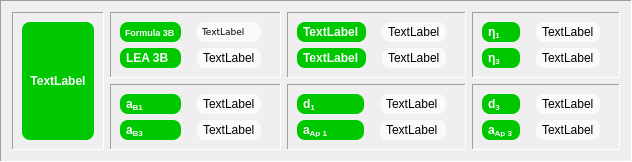
             <widget class="QFrame" name="frame_base">
              <property name="autoFillBackground">
               <bool>true</bool>
              </property>
              <property name="frameShape">
               <enum>QFrame::Panel</enum>
              </property>
              <property name="frameShadow">
               <enum>QFrame::Sunken</enum>
              </property>
              <layout class="QGridLayout" name="gridLayout_3">
               <item row="0" column="2">
                <widget class="QFrame" name="frame_2M_Output">
                 <property name="frameShape">
                  <enum>QFrame::Panel</enum>
                 </property>
                 <property name="frameShadow">
                  <enum>QFrame::Sunken</enum>
                 </property>
                 <layout class="QGridLayout" name="gridLayout_15">
                  <item row="2" column="0">
                   <widget class="QLabel" name="tCond3LEA_Label">
                    <property name="font">
                     <font>
                      <weight>75</weight>
                      <bold>true</bold>
                     </font>
                    </property>
                    <property name="styleSheet">
                     <string notr="true">QLabel {background-color: #00c800;
color: #fafafa;
border: 0px solid grey;
border-radius: 8px;
padding: 3px;
margin-right: 10px}</string>
                    </property>
                    <property name="text">
                     <string>TextLabel</string>
                    </property>
                   </widget>
                  </item>
                  <item row="2" column="1">
                   <widget class="QLabel" name="cond3LEA_Label">
                    <property name="styleSheet">
                     <string notr="true">QLabel {background-color: #fafafa}
QLabel {color: #000000}
QLabel {border: 0px solid grey}
QLabel {border-radius: 8px}
QLabel {padding: 3px}
QLabel {margin-right: 10px}</string>
                    </property>
                    <property name="text">
                     <string>TextLabel</string>
                    </property>
                   </widget>
                  </item>
                  <item row="0" column="0">
                   <widget class="QLabel" name="tCond1LEA_Label">
                    <property name="font">
                     <font>
                      <weight>75</weight>
                      <bold>true</bold>
                     </font>
                    </property>
                    <property name="styleSheet">
                     <string notr="true">QLabel {background-color: #00c800;
color: #fafafa;
border: 0px solid grey;
border-radius: 8px;
padding: 3px;
margin-right: 10px}</string>
                    </property>
                    <property name="text">
                     <string>TextLabel</string>
                    </property>
                   </widget>
                  </item>
                  <item row="0" column="1">
                   <widget class="QLabel" name="cond1LEA_Label">
                    <property name="styleSheet">
                     <string notr="true">QLabel {background-color: #fafafa}
QLabel {color: #000000}
QLabel {border: 0px solid grey}
QLabel {border-radius: 8px}
QLabel {padding: 3px}
QLabel {margin-right: 10px}</string>
                    </property>
                    <property name="text">
                     <string>TextLabel</string>
                    </property>
                   </widget>
                  </item>
                 </layout>
                </widget>
               </item>
               <item row="1" column="3">
                <widget class="QFrame" name="frame_12">
                 <property name="frameShape">
                  <enum>QFrame::Panel</enum>
                 </property>
                 <property name="frameShadow">
                  <enum>QFrame::Sunken</enum>
                 </property>
                 <layout class="QGridLayout" name="gridLayout_14">
                  <item row="1" column="0">
                   <widget class="QLabel" name="tApertureDiam3_Label">
                    <property name="font">
                     <font>
                      <weight>75</weight>
                      <bold>true</bold>
                     </font>
                    </property>
                    <property name="styleSheet">
                     <string notr="true">QLabel {background-color: #00c800;
color: #fafafa;
border: 0px solid grey;
border-radius: 8px;
padding: 3px;
margin-right: 10px}</string>
                    </property>
                    <property name="text">
                     <string>a&lt;sub&gt;Ap 3&lt;/sub&gt;</string>
                    </property>
                   </widget>
                  </item>
                  <item row="1" column="1">
                   <widget class="QLabel" name="apertureDiam3_Label">
                    <property name="styleSheet">
                     <string notr="true">QLabel {background-color: #fafafa}
QLabel {color: #000000}
QLabel {border: 0px solid grey}
QLabel {border-radius: 8px}
QLabel {padding: 3px}
QLabel {margin-right: 10px}</string>
                    </property>
                    <property name="text">
                     <string>TextLabel</string>
                    </property>
                   </widget>
                  </item>
                  <item row="0" column="1">
                   <widget class="QLabel" name="apertureDist3_Label">
                    <property name="styleSheet">
                     <string notr="true">QLabel {background-color: #fafafa}
QLabel {color: #000000}
QLabel {border: 0px solid grey}
QLabel {border-radius: 8px}
QLabel {padding: 3px}
QLabel {margin-right: 10px}</string>
                    </property>
                    <property name="text">
                     <string>TextLabel</string>
                    </property>
                   </widget>
                  </item>
                  <item row="0" column="0">
                   <widget class="QLabel" name="tApertureDist3_Label">
                    <property name="font">
                     <font>
                      <weight>75</weight>
                      <bold>true</bold>
                     </font>
                    </property>
                    <property name="styleSheet">
                     <string notr="true">QLabel {background-color: #00c800;
color: #fafafa;
border: 0px solid grey;
border-radius: 8px;
padding: 3px;
margin-right: 10px}</string>
                    </property>
                    <property name="text">
                     <string>d&lt;sub&gt;3&lt;/sub&gt;</string>
                    </property>
                   </widget>
                  </item>
                 </layout>
                </widget>
               </item>
               <item row="1" column="2">
                <widget class="QFrame" name="frame_cond1">
                 <property name="frameShape">
                  <enum>QFrame::Panel</enum>
                 </property>
                 <property name="frameShadow">
                  <enum>QFrame::Sunken</enum>
                 </property>
                 <layout class="QGridLayout" name="gridLayout_8">
                  <item row="1" column="1">
                   <widget class="QLabel" name="apertureDiam1_Label">
                    <property name="styleSheet">
                     <string notr="true">QLabel {background-color: #fafafa}
QLabel {color: #000000}
QLabel {border: 0px solid grey}
QLabel {border-radius: 8px}
QLabel {padding: 3px}
QLabel {margin-right: 10px}</string>
                    </property>
                    <property name="text">
                     <string>TextLabel</string>
                    </property>
                   </widget>
                  </item>
                  <item row="0" column="1">
                   <widget class="QLabel" name="apertureDist1_Label">
                    <property name="styleSheet">
                     <string notr="true">QLabel {background-color: #fafafa}
QLabel {color: #000000}
QLabel {border: 0px solid grey}
QLabel {border-radius: 8px}
QLabel {padding: 3px}
QLabel {margin-right: 10px}</string>
                    </property>
                    <property name="text">
                     <string>TextLabel</string>
                    </property>
                   </widget>
                  </item>
                  <item row="0" column="0">
                   <widget class="QLabel" name="tApertureDist1_Label">
                    <property name="font">
                     <font>
                      <weight>75</weight>
                      <bold>true</bold>
                     </font>
                    </property>
                    <property name="styleSheet">
                     <string notr="true">QLabel {background-color: #00c800;
color: #fafafa;
border: 0px solid grey;
border-radius: 8px;
padding: 3px;
margin-right: 10px}</string>
                    </property>
                    <property name="text">
                     <string>d&lt;sub&gt;1&lt;/sub&gt;</string>
                    </property>
                   </widget>
                  </item>
                  <item row="1" column="0">
                   <widget class="QLabel" name="tApertureDiam1_Label">
                    <property name="font">
                     <font>
                      <weight>75</weight>
                      <bold>true</bold>
                     </font>
                    </property>
                    <property name="styleSheet">
                     <string notr="true">QLabel {background-color: #00c800;
color: #fafafa;
border: 0px solid grey;
border-radius: 8px;
padding: 3px;
margin-right: 10px}</string>
                    </property>
                    <property name="text">
                     <string>a&lt;sub&gt;Ap 1&lt;/sub&gt;</string>
                    </property>
                   </widget>
                  </item>
                 </layout>
                </widget>
               </item>
               <item row="1" column="1">
                <widget class="QFrame" name="frame_4">
                 <property name="frameShape">
                  <enum>QFrame::Panel</enum>
                 </property>
                 <property name="frameShadow">
                  <enum>QFrame::Sunken</enum>
                 </property>
                 <layout class="QGridLayout" name="gridLayout_6">
                  <item row="1" column="1">
                   <widget class="QLabel" name="beamAperture1_Label">
                    <property name="styleSheet">
                     <string notr="true">QLabel {background-color: #fafafa}
QLabel {color: #000000}
QLabel {border: 0px solid grey}
QLabel {border-radius: 8px}
QLabel {padding: 3px}
QLabel {margin-right: 10px}</string>
                    </property>
                    <property name="text">
                     <string>TextLabel</string>
                    </property>
                   </widget>
                  </item>
                  <item row="2" column="1">
                   <widget class="QLabel" name="beamAperture3_Label">
                    <property name="styleSheet">
                     <string notr="true">QLabel {background-color: #fafafa}
QLabel {color: #000000}
QLabel {border: 0px solid grey}
QLabel {border-radius: 8px}
QLabel {padding: 3px}
QLabel {margin-right: 10px}</string>
                    </property>
                    <property name="text">
                     <string>TextLabel</string>
                    </property>
                   </widget>
                  </item>
                  <item row="2" column="0">
                   <widget class="QLabel" name="tBeamAperture3_Label">
                    <property name="font">
                     <font>
                      <weight>75</weight>
                      <bold>true</bold>
                     </font>
                    </property>
                    <property name="styleSheet">
                     <string notr="true">QLabel {background-color: #00c800;
color: #fafafa;
border: 0px solid grey;
border-radius: 8px;
padding: 3px;
margin-right: 10px}</string>
                    </property>
                    <property name="text">
                     <string>a&lt;sub&gt;B3&lt;/sub&gt;</string>
                    </property>
                   </widget>
                  </item>
                  <item row="1" column="0">
                   <widget class="QLabel" name="tBeamAperture1_Label">
                    <property name="font">
                     <font>
                      <weight>75</weight>
                      <bold>true</bold>
                     </font>
                    </property>
                    <property name="styleSheet">
                     <string notr="true">QLabel {background-color: #00c800;
color: #fafafa;
border: 0px solid grey;
border-radius: 8px;
padding: 3px;
margin-right: 10px}</string>
                    </property>
                    <property name="text">
                     <string>a&lt;sub&gt;B1&lt;/sub&gt;</string>
                    </property>
                   </widget>
                  </item>
                 </layout>
                </widget>
               </item>
               <item row="0" column="3">
                <widget class="QFrame" name="frame_18">
                 <property name="frameShape">
                  <enum>QFrame::Panel</enum>
                 </property>
                 <property name="frameShadow">
                  <enum>QFrame::Sunken</enum>
                 </property>
                 <layout class="QGridLayout" name="gridLayout_20">
                  <item row="0" column="0">
                   <widget class="QLabel" name="tCouplingFactor1_Label">
                    <property name="font">
                     <font>
                      <weight>75</weight>
                      <bold>true</bold>
                     </font>
                    </property>
                    <property name="styleSheet">
                     <string notr="true">QLabel {background-color: #00c800;
color: #fafafa;
border: 0px solid grey;
border-radius: 8px;
padding: 3px;
margin-right: 10px}</string>
                    </property>
                    <property name="text">
                     <string>η&lt;sub&gt;1&lt;/sub&gt;</string>
                    </property>
                   </widget>
                  </item>
                  <item row="0" column="1">
                   <widget class="QLabel" name="couplingFactor1_Label">
                    <property name="styleSheet">
                     <string notr="true">QLabel {background-color: #fafafa}
QLabel {color: #000000}
QLabel {border: 0px solid grey}
QLabel {border-radius: 8px}
QLabel {padding: 3px}
QLabel {margin-right: 10px}</string>
                    </property>
                    <property name="text">
                     <string>TextLabel</string>
                    </property>
                   </widget>
                  </item>
                  <item row="1" column="0">
                   <widget class="QLabel" name="tCouplingFactor3_Label">
                    <property name="font">
                     <font>
                      <weight>75</weight>
                      <bold>true</bold>
                     </font>
                    </property>
                    <property name="styleSheet">
                     <string notr="true">QLabel {background-color: #00c800;
color: #fafafa;
border: 0px solid grey;
border-radius: 8px;
padding: 3px;
margin-right: 10px}</string>
                    </property>
                    <property name="text">
                     <string>η&lt;sub&gt;3&lt;/sub&gt;</string>
                    </property>
                   </widget>
                  </item>
                  <item row="1" column="1">
                   <widget class="QLabel" name="couplingFactor3_Label">
                    <property name="styleSheet">
                     <string notr="true">QLabel {background-color: #fafafa}
QLabel {color: #000000}
QLabel {border: 0px solid grey}
QLabel {border-radius: 8px}
QLabel {padding: 3px}
QLabel {margin-right: 10px}</string>
                    </property>
                    <property name="text">
                     <string>TextLabel</string>
                    </property>
                   </widget>
                  </item>
                 </layout>
                </widget>
               </item>
               <item row="0" column="1">
                <widget class="QFrame" name="frame_15">
                 <property name="frameShape">
                  <enum>QFrame::Panel</enum>
                 </property>
                 <property name="frameShadow">
                  <enum>QFrame::Sunken</enum>
                 </property>
                 <layout class="QGridLayout" name="gridLayout_17">
                  <item row="1" column="1">
                   <widget class="QLabel" name="LEA_Label">
                    <property name="styleSheet">
                     <string notr="true">QLabel {background-color: #fafafa}
QLabel {color: #000000}
QLabel {border: 0px solid grey}
QLabel {border-radius: 8px}
QLabel {padding: 3px}
QLabel {margin-right: 10px}</string>
                    </property>
                    <property name="text">
                     <string>TextLabel</string>
                    </property>
                   </widget>
                  </item>
                  <item row="0" column="1">
                   <widget class="QLabel" name="formulaLEA_Label">
                    <property name="font">
                     <font>
                      <family>Verdana</family>
                      <pointsize>7</pointsize>
                     </font>
                    </property>
                    <property name="styleSheet">
                     <string notr="true">QLabel {background-color: #fafafa}
QLabel {color: #000000}
QLabel {border: 0px solid grey}
QLabel {border-radius: 8px}
QLabel {padding: 3px}
QLabel {margin-right: 10px}</string>
                    </property>
                    <property name="text">
                     <string>TextLabel</string>
                    </property>
                   </widget>
                  </item>
                  <item row="0" column="0">
                   <widget class="QLabel" name="tFormulaLEA_Label">
                    <property name="font">
                     <font>
                      <pointsize>7</pointsize>
                      <weight>75</weight>
                      <bold>true</bold>
                     </font>
                    </property>
                    <property name="styleSheet">
                     <string notr="true">QLabel {background-color: #00c800;
color: #fafafa;
border: 0px solid grey;
border-radius: 8px;
padding: 3px;
margin-right: 10px}</string>
                    </property>
                    <property name="text">
                     <string>Formula 3B</string>
                    </property>
                   </widget>
                  </item>
                  <item row="1" column="0">
                   <widget class="QLabel" name="tLEA_Label">
                    <property name="font">
                     <font>
                      <weight>75</weight>
                      <bold>true</bold>
                     </font>
                    </property>
                    <property name="styleSheet">
                     <string notr="true">QLabel {background-color: #00c800;
color: #fafafa;
border: 0px solid grey;
border-radius: 8px;
padding: 3px;
margin-right: 10px}</string>
                    </property>
                    <property name="text">
                     <string>LEA 3B</string>
                    </property>
                   </widget>
                  </item>
                 </layout>
                </widget>
               </item>
               <item row="0" column="0" rowspan="2">
                <widget class="QFrame" name="frame_3">
                 <property name="frameShape">
                  <enum>QFrame::Panel</enum>
                 </property>
                 <property name="frameShadow">
                  <enum>QFrame::Sunken</enum>
                 </property>
                 <layout class="QGridLayout" name="gridLayout">
                  <item row="0" column="0">
                   <widget class="QLabel" name="base_Label">
                    <property name="font">
                     <font>
                      <weight>75</weight>
                      <bold>true</bold>
                     </font>
                    </property>
                    <property name="styleSheet">
                     <string notr="true">QLabel {background-color: #00c800;
color: #fafafa;
border: 0px solid grey;
border-radius: 8px;
padding: 8px}</string>
                    </property>
                    <property name="text">
                     <string>TextLabel</string>
                    </property>
                    <property name="alignment">
                     <set>Qt::AlignCenter</set>
                    </property>
                   </widget>
                  </item>
                 </layout>
                </widget>
               </item>
              </layout>
             </widget>
